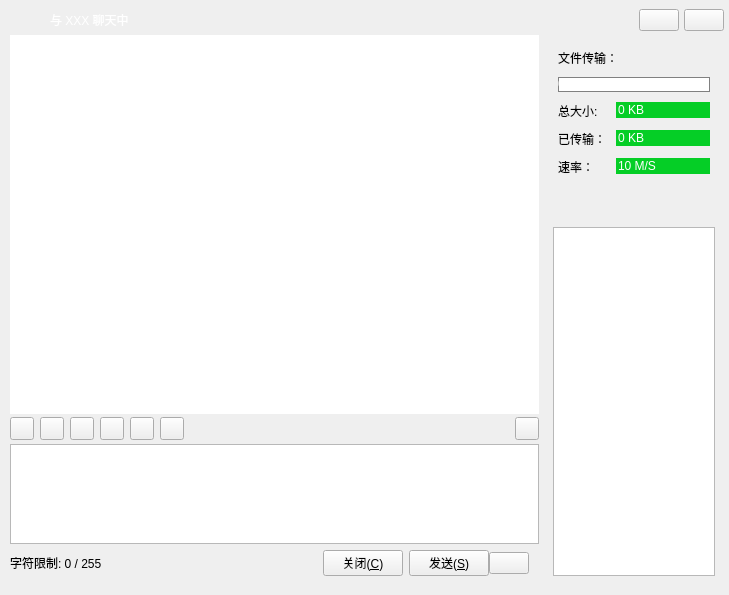
<?xml version="1.0" encoding="UTF-8"?>
<ui version="4.0">
 <class>ChatWindow</class>
 <widget class="QWidget" name="ChatWindow">
  <property name="geometry">
   <rect>
    <x>0</x>
    <y>0</y>
    <width>729</width>
    <height>595</height>
   </rect>
  </property>
  <property name="windowTitle">
   <string>聊天窗口</string>
  </property>
  <property name="windowIcon">
   <iconset resource="../images.qrc">
    <normaloff>:/resource/background/app.png</normaloff>:/resource/background/app.png</iconset>
  </property>
  <property name="styleSheet">
   <string notr="true"/>
  </property>
  <layout class="QVBoxLayout" name="verticalLayout_2">
   <property name="spacing">
    <number>0</number>
   </property>
   <property name="leftMargin">
    <number>5</number>
   </property>
   <property name="topMargin">
    <number>5</number>
   </property>
   <property name="rightMargin">
    <number>5</number>
   </property>
   <property name="bottomMargin">
    <number>5</number>
   </property>
   <item>
    <widget class="QWidget" name="widgetWinTitle" native="true">
     <property name="minimumSize">
      <size>
       <width>0</width>
       <height>30</height>
      </size>
     </property>
     <property name="maximumSize">
      <size>
       <width>16777215</width>
       <height>30</height>
      </size>
     </property>
     <layout class="QHBoxLayout" name="horizontalLayout_2" stretch="0,1,0,0">
      <property name="spacing">
       <number>5</number>
      </property>
      <property name="leftMargin">
       <number>10</number>
      </property>
      <property name="topMargin">
       <number>0</number>
      </property>
      <property name="rightMargin">
       <number>0</number>
      </property>
      <property name="bottomMargin">
       <number>0</number>
      </property>
      <item>
       <widget class="QLabel" name="labelWinIcon">
        <property name="minimumSize">
         <size>
          <width>30</width>
          <height>30</height>
         </size>
        </property>
        <property name="maximumSize">
         <size>
          <width>30</width>
          <height>30</height>
         </size>
        </property>
        <property name="text">
         <string/>
        </property>
        <property name="pixmap">
         <pixmap resource="../images.qrc">:/resource/images/robot.png</pixmap>
        </property>
       </widget>
      </item>
      <item>
       <widget class="QLabel" name="labelWinTitle">
        <property name="styleSheet">
         <string notr="true">color: #FFFFFF;</string>
        </property>
        <property name="text">
         <string>与 XXX 聊天中</string>
        </property>
       </widget>
      </item>
      <item>
       <widget class="QPushButton" name="btnWinMin">
        <property name="focusPolicy">
         <enum>Qt::NoFocus</enum>
        </property>
        <property name="text">
         <string/>
        </property>
        <property name="icon">
         <iconset resource="../images.qrc">
          <normaloff>:/resource/common/ic_min.png</normaloff>:/resource/common/ic_min.png</iconset>
        </property>
       </widget>
      </item>
      <item>
       <widget class="QPushButton" name="btnWinClose">
        <property name="focusPolicy">
         <enum>Qt::NoFocus</enum>
        </property>
        <property name="text">
         <string/>
        </property>
        <property name="icon">
         <iconset resource="../images.qrc">
          <normaloff>:/resource/common/ic_close_white.png</normaloff>:/resource/common/ic_close_white.png</iconset>
        </property>
       </widget>
      </item>
     </layout>
    </widget>
   </item>
   <item>
    <layout class="QHBoxLayout" name="horizontalLayout" stretch="3,1">
     <property name="bottomMargin">
      <number>5</number>
     </property>
     <item>
      <layout class="QVBoxLayout" name="verticalLayout" stretch="1,0,0">
       <property name="spacing">
        <number>0</number>
       </property>
       <property name="leftMargin">
        <number>5</number>
       </property>
       <property name="rightMargin">
        <number>5</number>
       </property>
       <item>
        <widget class="BubbleList" name="widgetBubble" native="true">
         <property name="minimumSize">
          <size>
           <width>200</width>
           <height>200</height>
          </size>
         </property>
         <property name="styleSheet">
          <string notr="true">background-color: white !important;</string>
         </property>
        </widget>
       </item>
       <item>
        <widget class="QWidget" name="widgetSetting" native="true">
         <property name="minimumSize">
          <size>
           <width>0</width>
           <height>30</height>
          </size>
         </property>
         <property name="styleSheet">
          <string notr="true"/>
         </property>
         <layout class="QHBoxLayout" name="horizontalLayout_3">
          <property name="leftMargin">
           <number>0</number>
          </property>
          <property name="topMargin">
           <number>0</number>
          </property>
          <property name="rightMargin">
           <number>0</number>
          </property>
          <property name="bottomMargin">
           <number>0</number>
          </property>
          <item>
           <widget class="QToolButton" name="toolButton_2">
            <property name="toolTip">
             <string>修改聊天字体</string>
            </property>
            <property name="text">
             <string/>
            </property>
            <property name="icon">
             <iconset resource="../images.qrc">
              <normaloff>:/resource/common/ic_font.png</normaloff>:/resource/common/ic_font.png</iconset>
            </property>
           </widget>
          </item>
          <item>
           <widget class="QToolButton" name="toolButton_3">
            <property name="toolTip">
             <string>插入表情</string>
            </property>
            <property name="text">
             <string/>
            </property>
            <property name="icon">
             <iconset resource="../images.qrc">
              <normaloff>:/resource/common/ic_smile.png</normaloff>:/resource/common/ic_smile.png</iconset>
            </property>
           </widget>
          </item>
          <item>
           <widget class="QToolButton" name="toolButton_4">
            <property name="toolTip">
             <string>设置字体颜色</string>
            </property>
            <property name="text">
             <string/>
            </property>
            <property name="icon">
             <iconset resource="../images.qrc">
              <normaloff>:/resource/common/ic_color.png</normaloff>:/resource/common/ic_color.png</iconset>
            </property>
           </widget>
          </item>
          <item>
           <widget class="QToolButton" name="btnSendFile">
            <property name="toolTip">
             <string>发送文件</string>
            </property>
            <property name="text">
             <string/>
            </property>
            <property name="icon">
             <iconset resource="../images.qrc">
              <normaloff>:/resource/common/ic_file.png</normaloff>:/resource/common/ic_file.png</iconset>
            </property>
           </widget>
          </item>
          <item>
           <widget class="QToolButton" name="toolButton_7">
            <property name="toolTip">
             <string>发送图片</string>
            </property>
            <property name="text">
             <string/>
            </property>
            <property name="icon">
             <iconset resource="../images.qrc">
              <normaloff>:/resource/common/ic_picture.png</normaloff>:/resource/common/ic_picture.png</iconset>
            </property>
           </widget>
          </item>
          <item>
           <widget class="QToolButton" name="toolButton_6">
            <property name="toolTip">
             <string>截屏</string>
            </property>
            <property name="text">
             <string/>
            </property>
            <property name="icon">
             <iconset resource="../images.qrc">
              <normaloff>:/resource/common/ic_cut.png</normaloff>:/resource/common/ic_cut.png</iconset>
            </property>
           </widget>
          </item>
          <item>
           <spacer name="horizontalSpacer">
            <property name="orientation">
             <enum>Qt::Horizontal</enum>
            </property>
            <property name="sizeHint" stdset="0">
             <size>
              <width>396</width>
              <height>20</height>
             </size>
            </property>
           </spacer>
          </item>
          <item>
           <widget class="QToolButton" name="toolButton">
            <property name="toolTip">
             <string>聊天记录</string>
            </property>
            <property name="text">
             <string/>
            </property>
            <property name="icon">
             <iconset resource="../images.qrc">
              <normaloff>:/resource/common/ic_notes.png</normaloff>:/resource/common/ic_notes.png</iconset>
            </property>
           </widget>
          </item>
         </layout>
        </widget>
       </item>
       <item>
        <widget class="QWidget" name="widgetMsg" native="true">
         <property name="minimumSize">
          <size>
           <width>0</width>
           <height>100</height>
          </size>
         </property>
         <layout class="QVBoxLayout" name="verticalLayout_3">
          <property name="leftMargin">
           <number>0</number>
          </property>
          <property name="topMargin">
           <number>0</number>
          </property>
          <property name="rightMargin">
           <number>0</number>
          </property>
          <item>
           <widget class="QTextEdit" name="textEditMsg">
            <property name="maximumSize">
             <size>
              <width>16777215</width>
              <height>100</height>
             </size>
            </property>
           </widget>
          </item>
          <item>
           <layout class="QHBoxLayout" name="horizontalLayout_5">
            <property name="rightMargin">
             <number>10</number>
            </property>
            <item>
             <widget class="QLabel" name="label">
              <property name="text">
               <string>字符限制: 0 / 255</string>
              </property>
             </widget>
            </item>
            <item>
             <spacer name="horizontalSpacer_2">
              <property name="orientation">
               <enum>Qt::Horizontal</enum>
              </property>
              <property name="sizeHint" stdset="0">
               <size>
                <width>40</width>
                <height>20</height>
               </size>
              </property>
             </spacer>
            </item>
            <item>
             <widget class="QPushButton" name="btnClose">
              <property name="toolTip">
               <string>关闭当前窗口</string>
              </property>
              <property name="text">
               <string>关闭(&amp;C)</string>
              </property>
             </widget>
            </item>
            <item>
             <layout class="QHBoxLayout" name="horizontalLayout_4">
              <property name="spacing">
               <number>0</number>
              </property>
              <item>
               <widget class="QPushButton" name="btnSendMsg">
                <property name="toolTip">
                 <string>发送聊天消息</string>
                </property>
                <property name="styleSheet">
                 <string notr="true"/>
                </property>
                <property name="text">
                 <string>发送(&amp;S)</string>
                </property>
               </widget>
              </item>
              <item>
               <widget class="QPushButton" name="btnAction">
                <property name="text">
                 <string/>
                </property>
               </widget>
              </item>
             </layout>
            </item>
           </layout>
          </item>
         </layout>
        </widget>
       </item>
      </layout>
     </item>
     <item>
      <widget class="QWidget" name="widgetFileBoard" native="true">
       <property name="styleSheet">
        <string notr="true">QLineEdit {
	border: none;
	border-radius:0px;
	background-color: #05CE26;
	color: #FFFFFF;
}

QProgressBar {
	border: 1px solid grey;
    border-radius: 0px;
	color: #FFFFFF;
}

QProgressBar::chunk {
	background-color: #05B8CC;
}</string>
       </property>
       <layout class="QVBoxLayout" name="verticalLayout_5" stretch="0,0,1">
        <item>
         <widget class="QWidget" name="widgetFileInfo" native="true">
          <layout class="QVBoxLayout" name="verticalLayout_6">
           <property name="spacing">
            <number>10</number>
           </property>
           <property name="leftMargin">
            <number>0</number>
           </property>
           <property name="topMargin">
            <number>0</number>
           </property>
           <property name="rightMargin">
            <number>0</number>
           </property>
           <property name="bottomMargin">
            <number>0</number>
           </property>
           <item>
            <layout class="QVBoxLayout" name="verticalLayout_4">
             <property name="leftMargin">
              <number>5</number>
             </property>
             <property name="topMargin">
              <number>5</number>
             </property>
             <property name="rightMargin">
              <number>5</number>
             </property>
             <property name="bottomMargin">
              <number>5</number>
             </property>
             <item>
              <widget class="QLabel" name="label_2">
               <property name="text">
                <string>文件传输：</string>
               </property>
              </widget>
             </item>
             <item>
              <widget class="QProgressBar" name="progressBar">
               <property name="maximumSize">
                <size>
                 <width>16777215</width>
                 <height>15</height>
                </size>
               </property>
               <property name="value">
                <number>0</number>
               </property>
               <property name="invertedAppearance">
                <bool>false</bool>
               </property>
              </widget>
             </item>
             <item>
              <layout class="QFormLayout" name="formLayout">
               <item row="0" column="0">
                <widget class="QLabel" name="label_3">
                 <property name="text">
                  <string>总大小:</string>
                 </property>
                </widget>
               </item>
               <item row="0" column="1">
                <widget class="QLineEdit" name="lineEditTotalSize">
                 <property name="text">
                  <string>0 KB</string>
                 </property>
                 <property name="readOnly">
                  <bool>true</bool>
                 </property>
                </widget>
               </item>
               <item row="1" column="0">
                <widget class="QLabel" name="label_4">
                 <property name="text">
                  <string>已传输：</string>
                 </property>
                </widget>
               </item>
               <item row="1" column="1">
                <widget class="QLineEdit" name="lineEditCurrSize">
                 <property name="text">
                  <string>0 KB</string>
                 </property>
                 <property name="readOnly">
                  <bool>true</bool>
                 </property>
                </widget>
               </item>
               <item row="2" column="0">
                <widget class="QLabel" name="label_5">
                 <property name="text">
                  <string>速率：</string>
                 </property>
                </widget>
               </item>
               <item row="2" column="1">
                <widget class="QLineEdit" name="lineEditRate">
                 <property name="text">
                  <string>10 M/S</string>
                 </property>
                 <property name="readOnly">
                  <bool>true</bool>
                 </property>
                </widget>
               </item>
              </layout>
             </item>
            </layout>
           </item>
          </layout>
         </widget>
        </item>
        <item>
         <spacer name="verticalSpacer">
          <property name="orientation">
           <enum>Qt::Vertical</enum>
          </property>
          <property name="sizeHint" stdset="0">
           <size>
            <width>20</width>
            <height>40</height>
           </size>
          </property>
         </spacer>
        </item>
        <item>
         <widget class="QTableView" name="tableViewGroups"/>
        </item>
       </layout>
      </widget>
     </item>
    </layout>
   </item>
  </layout>
 </widget>
 <customwidgets>
  <customwidget>
   <class>BubbleList</class>
   <extends>QWidget</extends>
   <header location="global">basewidget/chatbubble.h</header>
   <container>1</container>
  </customwidget>
 </customwidgets>
 <resources>
  <include location="../images.qrc"/>
 </resources>
 <connections>
  <connection>
   <sender>btnWinMin</sender>
   <signal>clicked()</signal>
   <receiver>ChatWindow</receiver>
   <slot>showMinimized()</slot>
   <hints>
    <hint type="sourcelabel">
     <x>690</x>
     <y>26</y>
    </hint>
    <hint type="destinationlabel">
     <x>666</x>
     <y>112</y>
    </hint>
   </hints>
  </connection>
 </connections>
</ui>
